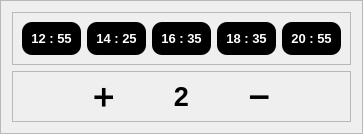
       <widget class="QFrame" name="frame_6">
        <property name="maximumSize">
         <size>
          <width>16777215</width>
          <height>180</height>
         </size>
        </property>
        <property name="frameShape">
         <enum>QFrame::StyledPanel</enum>
        </property>
        <property name="frameShadow">
         <enum>QFrame::Raised</enum>
        </property>
        <layout class="QVBoxLayout" name="verticalLayout_2">
         <item>
          <widget class="QFrame" name="frame_31">
           <property name="frameShape">
            <enum>QFrame::StyledPanel</enum>
           </property>
           <property name="frameShadow">
            <enum>QFrame::Raised</enum>
           </property>
           <layout class="QHBoxLayout" name="horizontalLayout_35">
            <item>
             <widget class="QFrame" name="frame_46">
              <property name="maximumSize">
               <size>
                <width>100</width>
                <height>50</height>
               </size>
              </property>
              <property name="styleSheet">
               <string notr="true">background-color: rgb(0, 0, 0);
color: rgb(255, 255, 255);
border-radius:10px;
</string>
              </property>
              <property name="frameShape">
               <enum>QFrame::StyledPanel</enum>
              </property>
              <property name="frameShadow">
               <enum>QFrame::Raised</enum>
              </property>
              <layout class="QHBoxLayout" name="horizontalLayout_36">
               <item>
                <widget class="QLabel" name="label_36">
                 <property name="font">
                  <font>
                   <pointsize>10</pointsize>
                   <weight>75</weight>
                   <bold>true</bold>
                  </font>
                 </property>
                 <property name="text">
                  <string>12 : 55</string>
                 </property>
                 <property name="alignment">
                  <set>Qt::AlignCenter</set>
                 </property>
                </widget>
               </item>
              </layout>
             </widget>
            </item>
            <item>
             <widget class="QFrame" name="frame_47">
              <property name="maximumSize">
               <size>
                <width>100</width>
                <height>50</height>
               </size>
              </property>
              <property name="styleSheet">
               <string notr="true">background-color: rgb(0, 0, 0);
color: rgb(255, 255, 255);
border-radius:10px;
</string>
              </property>
              <property name="frameShape">
               <enum>QFrame::StyledPanel</enum>
              </property>
              <property name="frameShadow">
               <enum>QFrame::Raised</enum>
              </property>
              <layout class="QHBoxLayout" name="horizontalLayout_37">
               <item>
                <widget class="QLabel" name="label_37">
                 <property name="font">
                  <font>
                   <pointsize>10</pointsize>
                   <weight>75</weight>
                   <bold>true</bold>
                  </font>
                 </property>
                 <property name="text">
                  <string>14 : 25</string>
                 </property>
                 <property name="alignment">
                  <set>Qt::AlignCenter</set>
                 </property>
                </widget>
               </item>
              </layout>
             </widget>
            </item>
            <item>
             <widget class="QFrame" name="frame_48">
              <property name="maximumSize">
               <size>
                <width>100</width>
                <height>50</height>
               </size>
              </property>
              <property name="styleSheet">
               <string notr="true">background-color: rgb(0, 0, 0);
color: rgb(255, 255, 255);
border-radius:10px;
</string>
              </property>
              <property name="frameShape">
               <enum>QFrame::StyledPanel</enum>
              </property>
              <property name="frameShadow">
               <enum>QFrame::Raised</enum>
              </property>
              <layout class="QHBoxLayout" name="horizontalLayout_38">
               <item>
                <widget class="QLabel" name="label_38">
                 <property name="font">
                  <font>
                   <pointsize>10</pointsize>
                   <weight>75</weight>
                   <bold>true</bold>
                  </font>
                 </property>
                 <property name="text">
                  <string>16 : 35</string>
                 </property>
                 <property name="alignment">
                  <set>Qt::AlignCenter</set>
                 </property>
                </widget>
               </item>
              </layout>
             </widget>
            </item>
            <item>
             <widget class="QFrame" name="frame_49">
              <property name="maximumSize">
               <size>
                <width>100</width>
                <height>50</height>
               </size>
              </property>
              <property name="styleSheet">
               <string notr="true">background-color:black;
color:white;
border-radius:10px;
</string>
              </property>
              <property name="frameShape">
               <enum>QFrame::StyledPanel</enum>
              </property>
              <property name="frameShadow">
               <enum>QFrame::Raised</enum>
              </property>
              <layout class="QHBoxLayout" name="horizontalLayout_39">
               <item>
                <widget class="QLabel" name="label_39">
                 <property name="font">
                  <font>
                   <pointsize>10</pointsize>
                   <weight>75</weight>
                   <bold>true</bold>
                  </font>
                 </property>
                 <property name="text">
                  <string>18 : 35</string>
                 </property>
                 <property name="alignment">
                  <set>Qt::AlignCenter</set>
                 </property>
                </widget>
               </item>
              </layout>
             </widget>
            </item>
            <item>
             <widget class="QFrame" name="frame_50">
              <property name="maximumSize">
               <size>
                <width>100</width>
                <height>50</height>
               </size>
              </property>
              <property name="styleSheet">
               <string notr="true">background-color: rgb(0, 0, 0);
color: rgb(255, 255, 255);
border-radius:10px;
</string>
              </property>
              <property name="frameShape">
               <enum>QFrame::StyledPanel</enum>
              </property>
              <property name="frameShadow">
               <enum>QFrame::Raised</enum>
              </property>
              <layout class="QHBoxLayout" name="horizontalLayout_40">
               <item>
                <widget class="QLabel" name="label_40">
                 <property name="font">
                  <font>
                   <pointsize>10</pointsize>
                   <weight>75</weight>
                   <bold>true</bold>
                  </font>
                 </property>
                 <property name="text">
                  <string>20 : 55</string>
                 </property>
                 <property name="alignment">
                  <set>Qt::AlignCenter</set>
                 </property>
                </widget>
               </item>
              </layout>
             </widget>
            </item>
           </layout>
          </widget>
         </item>
         <item>
          <widget class="QFrame" name="frame_32">
           <property name="frameShape">
            <enum>QFrame::StyledPanel</enum>
           </property>
           <property name="frameShadow">
            <enum>QFrame::Raised</enum>
           </property>
           <layout class="QHBoxLayout" name="horizontalLayout_41">
            <item>
             <widget class="QLabel" name="label_41">
              <property name="font">
               <font>
                <pointsize>20</pointsize>
                <weight>75</weight>
                <bold>true</bold>
               </font>
              </property>
              <property name="text">
               <string>➕        2        ➖</string>
              </property>
              <property name="alignment">
               <set>Qt::AlignCenter</set>
              </property>
             </widget>
            </item>
           </layout>
          </widget>
         </item>
        </layout>
       </widget>
